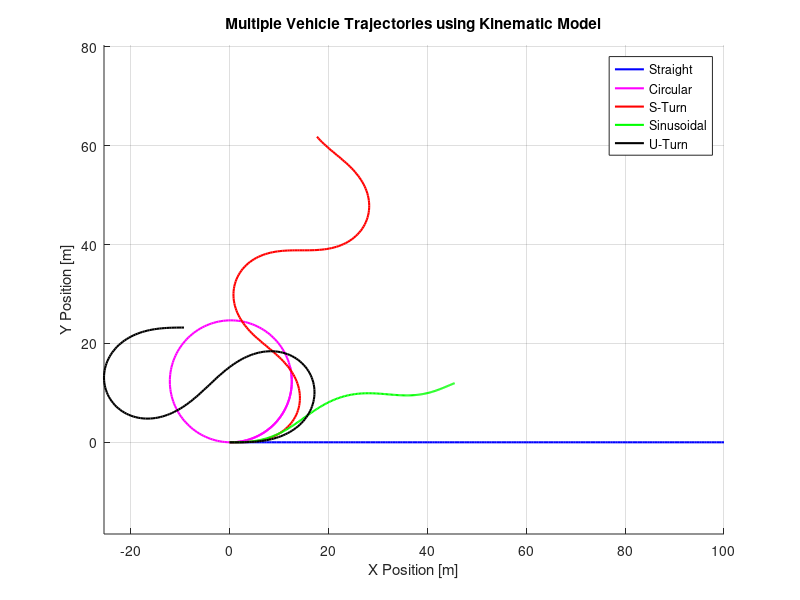

Here is the MATLAB script that generated this plot:
% Multiple Vehicle Trajectories using Kinematic Model
clc; clear; close all;

% Vehicle Parameters
L = 2.5;         % Length of the vehicle [m]
dt = 0.1;        % Time step [s]
t_final = 20;    % Total simulation time [s]
t = 0:dt:t_final; % Time vector

% Initialize Variables for All Trajectories
n = length(t);
x = zeros(5, n);    % X positions for 5 trajectories
y = zeros(5, n);    % Y positions for 5 trajectories
theta = zeros(5, n); % Orientations for 5 trajectories

% Initial Conditions
x(:, 1) = 0; % All start from the same X position
y(:, 1) = 0; % All start from the same Y position
theta(:, 1) = 0; % All start facing along 0 degrees

%% 1. Trajectory 1: Straight Line Motion
v1 = 5; % Constant velocity [m/s]
delta1 = zeros(size(t)); % No steering

for k = 1:n-1
    x(1, k+1) = x(1, k) + v1 * cos(theta(1, k)) * dt;
    y(1, k+1) = y(1, k) + v1 * sin(theta(1, k)) * dt;
end

%% 2. Trajectory 2: Circular Motion with Constant Steering
v2 = 5; % Constant velocity [m/s]
delta2 = 0.2; % Constant steering angle [rad]

for k = 1:n-1
    x(2, k+1) = x(2, k) + v2 * cos(theta(2, k)) * dt;
    y(2, k+1) = y(2, k) + v2 * sin(theta(2, k)) * dt;
    theta(2, k+1) = theta(2, k) + (v2 / L) * tan(delta2) * dt;
end

%% 3. Trajectory 3: S-Turn with Sinusoidal Steering
v3 = 5; % Constant velocity [m/s]
delta3 = 0.3 * sin(0.5 * t); % Sine wave steering input

for k = 1:n-1
    x(3, k+1) = x(3, k) + v3 * cos(theta(3, k)) * dt;
    y(3, k+1) = y(3, k) + v3 * sin(theta(3, k)) * dt;
    theta(3, k+1) = theta(3, k) + (v3 / L) * tan(delta3(k)) * dt;
end

%% 4. Trajectory 4: Sinusoidal Steering with Reduced Speed
v4 = 2 + sin(0.2 * t); % Varying speed [m/s]
delta4 = 0.15 * sin(0.5 * t); % Steering input

for k = 1:n-1
    x(4, k+1) = x(4, k) + v4(k) * cos(theta(4, k)) * dt;
    y(4, k+1) = y(4, k) + v4(k) * sin(theta(4, k)) * dt;
    theta(4, k+1) = theta(4, k) + (v4(k) / L) * tan(delta4(k)) * dt;
end

%% 5. Trajectory 5: U-Turn Motion
v5 = 5; % Constant velocity [m/s]
delta5 = 0.3 * sin(0.1 * pi * t); % Large amplitude for sharp turn

for k = 1:n-1
    x(5, k+1) = x(5, k) + v5 * cos(theta(5, k)) * dt;
    y(5, k+1) = y(5, k) + v5 * sin(theta(5, k)) * dt;
    theta(5, k+1) = theta(5, k) + (v5 / L) * tan(delta5(k)) * dt;
end

%% Plotting All Trajectories
figure;
hold on;
plot(x(1, :), y(1, :), 'b', 'LineWidth', 1.5); % Straight Line
plot(x(2, :), y(2, :), 'm', 'LineWidth', 1.5); % Circular
plot(x(3, :), y(3, :), 'r', 'LineWidth', 1.5); % S-Turn
plot(x(4, :), y(4, :), 'g', 'LineWidth', 1.5); % Sinusoidal Steering
plot(x(5, :), y(5, :), 'k', 'LineWidth', 1.5); % U-Turn

xlabel('X Position [m]');
ylabel('Y Position [m]');
title('Multiple Vehicle Trajectories using Kinematic Model');
legend({'Straight', 'Circular', 'S-Turn', 'Sinusoidal', 'U-Turn'});
grid on;
axis equal;
hold off;
